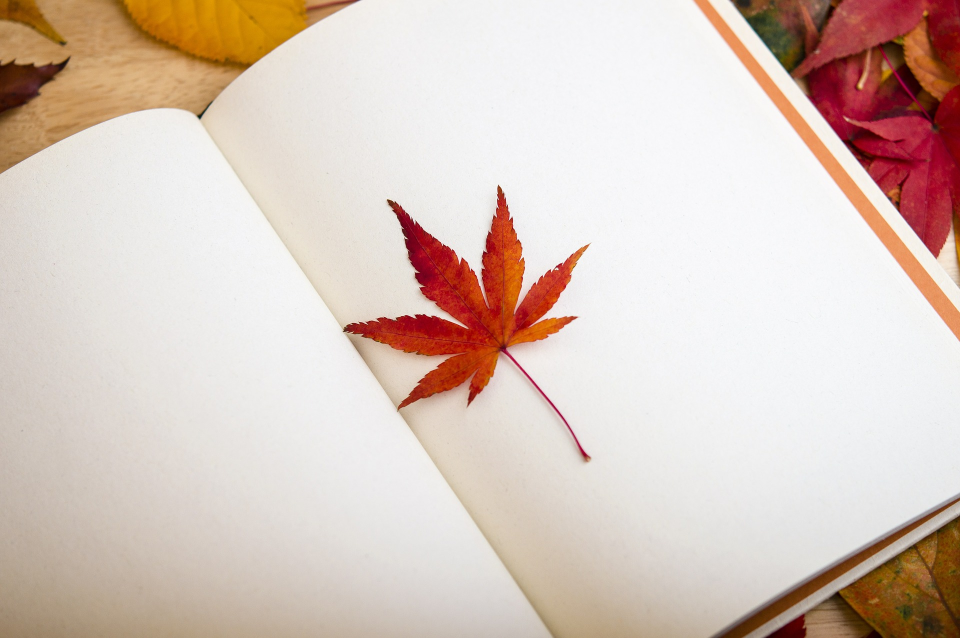
#> input picture workspaces/kit_vision/src/_chapter07/book.jpg, 1920 x 1276 px (shown at 1/2 size); the run also reads 2 pictures not shown here
$ jupyter execute chapter07.ipynb
#> lines starting #> are read from the running program, lines starting #| are printed output that depends on the picture; after the words box and inside, x2 and y2 are one past the last pixel; in counts of white or black regions, pixels touching at a corner belong together
[cell 1]
# 캐니 엣지 p.299
import numpy as np
import cv2

# "book.jpg" 이미지를 흑백 모드로 읽어옵니다.
src = cv2.imread("book.jpg", cv2.IMREAD_GRAYSCALE)
#> src: shape (1276, 1920); min 5, max 255, mean 203.9

# Canny 엣지 감지 알고리즘을 사용하여 엣지를 검출합니다.
# - 첫 번째 인자(src): 입력 이미지, 흑백 이미지로 변환된 것
# - 두 번째 인자(100): 엣지를 검출하기 위한 최소 임계값
# - 세 번째 인자(200): 엣지를 검출하기 위한 최대 임계값
# - apertureSize: 엣지 검출에 사용되는 Sobel 연산 커널 크기
# - L2gradient: True로 설정하면 L2 노름을 사용하고, False로 설정하면 L1 노름을 사용합니다.
dst = cv2.Canny(src, 100, 200, apertureSize=3, L2gradient=True)
#> dst: shape (1276, 1920); 0.55% white in thin lines or dots

# 새로운 창을 생성하고 창의 크기를 조정합니다.
cv2.namedWindow("dst", flags=cv2.WINDOW_FREERATIO)
cv2.resizeWindow("dst", 1024, 768)

# "dst" 창에 엣지 이미지를 표시합니다.
cv2.imshow("dst", dst)

# 사용자가 키보드 입력을 기다립니다. 아무 키를 누를 때까지 창이 열려 있습니다.
cv2.waitKey(0)

# 모든 창을 닫습니다.
cv2.destroyAllWindows()

[cell 2]
# 윤곽선 검출 p.309
import cv2

# "chess.png" 이미지를 읽어옵니다.
src = cv2.imread("chess.png")
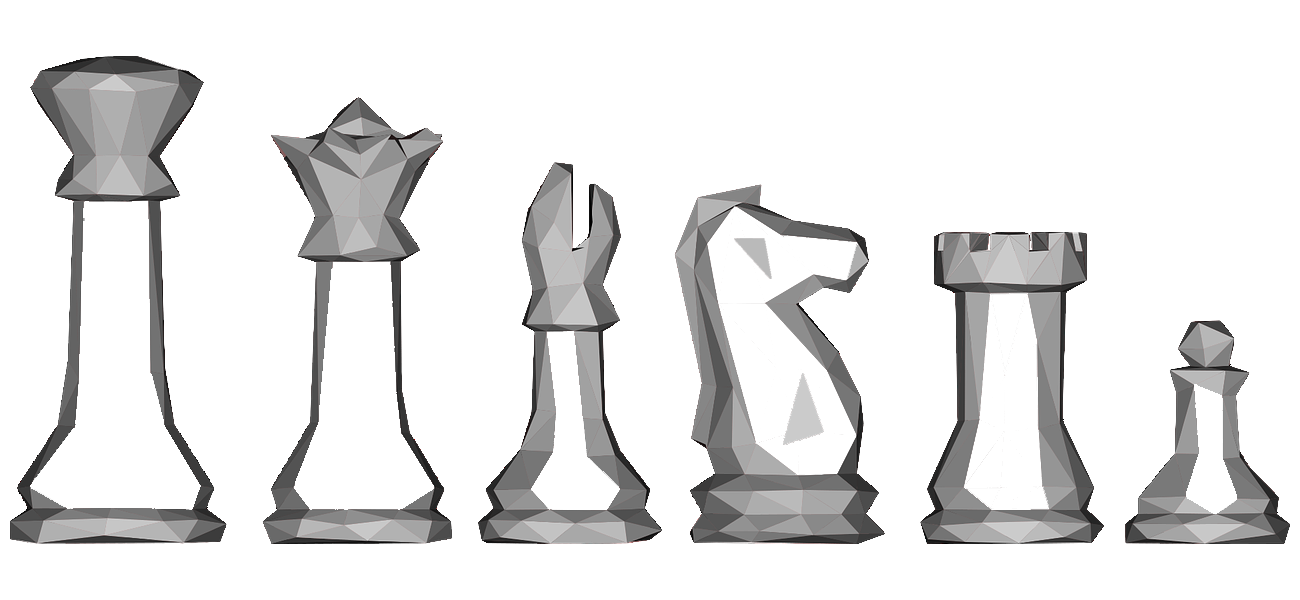
#> input picture workspaces/kit_vision/src/_chapter07/chess.png, 1300 x 600 px
#> src is the input picture: shape (600, 1300, 3); mean B, G, R 227.5, 227.5, 227.6

# 입력 이미지를 복제하여 dst에 저장합니다.
dst = src.copy()

# MORPH_RECT 구조 요소를 생성합니다. 이것은 모폴로지 연산에 사용됩니다.
kernel = cv2.getStructuringElement(cv2.MORPH_RECT, (3, 3))

# 입력 이미지를 흑백 이미지로 변환합니다.
gray = cv2.cvtColor(src, cv2.COLOR_RGB2GRAY)

# 임계값을 설정하여 이진 이미지를 생성합니다.
# 이진 이미지는 검출하려는 객체를 흰색으로 나타냅니다.
ret, binary = cv2.threshold(gray, 230, 255, cv2.THRESH_BINARY)
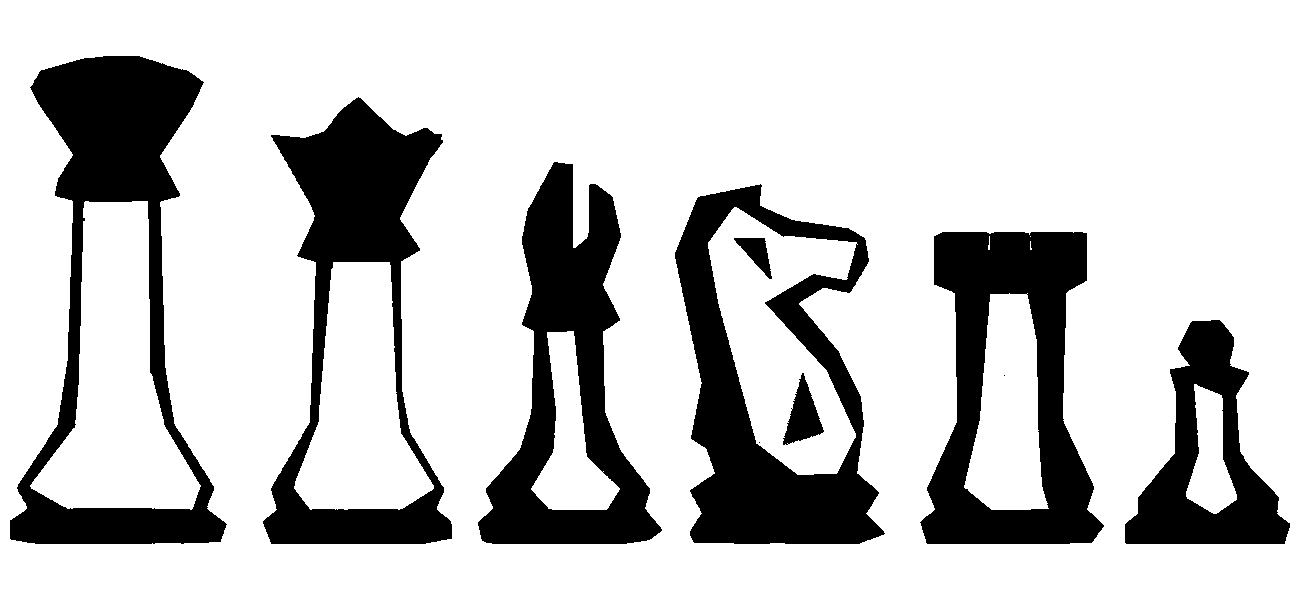
#> binary: shape (600, 1300); 78.3% white; 10 black regions (2 under 20 px), largest, box (x1, y1, x2, y2) and area: (10, 56, 227, 544) 33519, (675, 184, 885, 544) 31717, (263, 97, 452, 544) 28906

# 모폴로지 연산을 수행하여 객체를 닫고, 노이즈를 제거합니다.
morp = cv2.morphologyEx(binary, cv2.MORPH_CLOSE, kernel, iterations=2)
#> morp: shape (600, 1300); 78.4% white; 8 black regions, largest, box (x1, y1, x2, y2) and area: (10, 56, 226, 544) 33486, (675, 185, 883, 544) 31683, (921, 232, 1102, 544) 28877

# 객체를 반전시켜서 검출된 객체를 흰색으로 유지합니다.
image = cv2.bitwise_not(morp)
#> image: shape (600, 1300); 21.6% white; 8 white regions

# 객체의 외곽을 찾아내고 외곽선을 contours에 저장합니다.
contours, hierarchy = cv2.findContours(image, cv2.RETR_TREE, cv2.CHAIN_APPROX_NONE)
#> contours = 14 contours; largest, box (x1, y1, x2, y2) and area: (10, 56, 226, 544) 59939, (675, 185, 883, 544) 53416, (264, 98, 452, 544) 49056, (921, 232, 1102, 544) 40862, (479, 163, 661, 544) 34812

# 검출된 객체의 외곽에 빨간색 선을 그리고, 번호를 표시합니다.
for i in range(len(contours)):
    cv2.drawContours(dst, contours, -1, (0, 0, 255), 3)  # 빨간색 외곽선 그리기
    cv2.putText(dst, str(i), tuple(contours[i][0][0]), cv2.FONT_HERSHEY_COMPLEX, 1.3, (255, 0, 0), 1)  # 번호 표시
    print(i, hierarchy[0][i])  # 객체 번호와 계층 정보 출력
#> this loop made 14 passes
#| 0 [ 2 -1  1 -1]
#| 1 [-1 -1 -1  0]
#| 2 [ 4  0  3 -1]
#| 3 [-1 -1 -1  2]
#| 4 [ 8  2  5 -1]
#| 5 [-1 -1  6  4]
#| 6 [ 7 -1 -1  5]
#| 7 [-1  6 -1  5]
#> (further printed lines are left out)
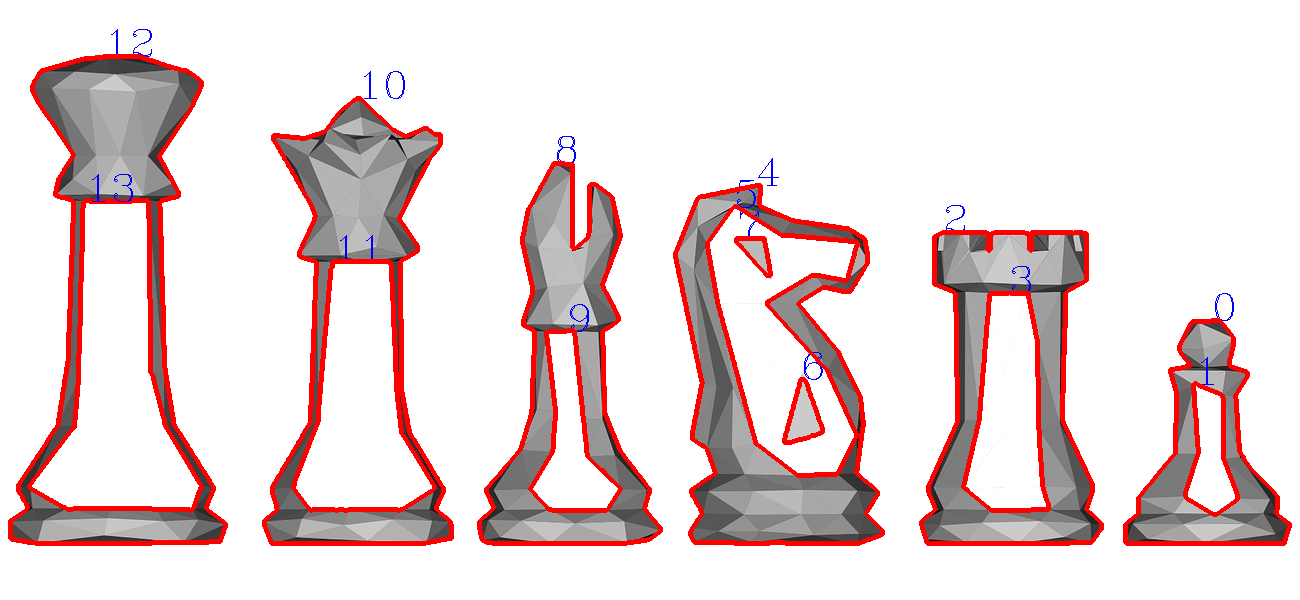
#> dst: shape (600, 1300, 3); 6.65% of pixels changed, all inside (x1, y1, x2, y2) = (8, 29, 1292, 546)

# 결과 이미지를 "dst" 창에 표시하고 사용자 입력을 대기합니다.
cv2.imshow("dst", dst)
cv2.waitKey(0)

# 창을 닫습니다.
cv2.destroyAllWindows()

[cell 3]
# 다각형 근사 p.314
import cv2

# "chess.png" 이미지를 읽어옵니다.
src = cv2.imread("chess.png")

# 입력 이미지를 복제하여 dst에 저장합니다.
dst = src.copy()

# MORPH_RECT 구조 요소를 생성합니다. 이것은 모폴로지 연산에 사용됩니다.
kernel = cv2.getStructuringElement(cv2.MORPH_RECT, (3, 3))
#> kernel = [[1, 1, 1], [1, 1, 1], [1, 1, 1]]

# 입력 이미지를 흑백 이미지로 변환합니다.
gray = cv2.cvtColor(src, cv2.COLOR_RGB2GRAY)

# 임계값을 설정하여 이진 이미지를 생성합니다.
# 이진 이미지는 검출하려는 객체를 흰색으로 나타냅니다.
ret, binary = cv2.threshold(gray, 230, 255, cv2.THRESH_BINARY)

# 모폴로지 연산을 수행하여 객체를 닫고, 노이즈를 제거합니다.
morp = cv2.morphologyEx(binary, cv2.MORPH_CLOSE, kernel, iterations=2)

# 객체를 반전시켜서 검출된 객체를 흰색으로 유지합니다.
image = cv2.bitwise_not(morp)

# 객체의 외곽을 찾아내고 외곽선을 contours에 저장합니다.
contours, hierarchy = cv2.findContours(image, cv2.RETR_TREE, cv2.CHAIN_APPROX_NONE)

# 각 객체에 대해 다각형 근사화를 수행하고 다각형 주위에 빨간색 다각형을 그리고 꼭짓점을 파란색 원으로 표시합니다.
for i in contours:
    perimeter = cv2.arcLength(i, True)  # 객체의 둘레 길이 계산
    epsilon = perimeter * 0.05  # 근사화 정확도를 설정 (여기서는 둘레의 5%)
    approx = cv2.approxPolyDP(i, epsilon, True)  # 다각형 근사화 수행
    cv2.drawContours(dst, [approx], 0, (0, 0, 255), 3)  # 빨간색 다각형 그리기
    for j in approx:
        cv2.circle(dst, tuple(j[0]), 3, (255, 0, 0), -1)  # 꼭짓점 표시
#> this loop made 14 passes
#> (perimeter, epsilon, approx) on passes 1, 3, 4, 7, 8, 9, 10, 11, 12, 13: (736.6, 36.83, [[1219, 320], [1126, 543], [1284, 543]]), (1086.3, 54.31, [[942, 232], [926, 542], [1091, 542], [1086, 233]]), (565.5, 28.27, [[990, 293], [1028, 293], [1048, 509], [963, 487]]), (176.2, 8.81, [[804, 379], [784, 442], [822, 432]]), (121.5, 6.07, [[736, 238], [770, 275], [764, 238]]), (1213.5, 60.68, [[553, 163], [480, 534], [646, 540]]), (493, 24.65, [[547, 331], [574, 331], [606, 510], [530, 489]]), (1333.7, 66.69, [[273, 135], [271, 543], [451, 538], [440, 134]]), (709.8, 35.49, [[333, 261], [391, 265], [434, 485], [293, 488]]), (1474.5, 73.72, [[41, 70], [10, 538], [220, 541], [201, 81]])
#> (perimeter, epsilon) on passes 2, 5, 6: (330.3, 16.52), (1212, 60.6), (854.6, 42.73)
#> dst: shape (600, 1300, 3); 6.18% of pixels changed, all inside (x1, y1, x2, y2) = (7, 67, 1288, 547)

# 결과 이미지를 "dst" 창에 표시하고 사용자 입력을 대기합니다.
cv2.imshow("dst", dst)
cv2.waitKey(0)

# 창을 닫습니다.
cv2.destroyAllWindows()

[cell 4]
# 코너 검출 p.328
import cv2

# "dummy.jpg" 이미지를 읽어옵니다.
src = cv2.imread("dummy.jpg")

# 입력 이미지를 복제하여 dst에 저장합니다.
dst = src.copy()

# 입력 이미지를 흑백 이미지로 변환합니다.
gray = cv2.cvtColor(src, cv2.COLOR_RGB2GRAY)
#> gray: shape (1280, 1920)

# 흑백 이미지에서 코너(특징점)를 검출합니다.
# - corners: 검출된 코너 좌표
# - 100: 검출할 코너의 최대 개수
# - 0.01: 코너 검출 임계값
# - 5: 코너 간 최소 유효 거리
# - blockSize: 코너 검출에 사용되는 블록 크기
# - useHarrisDetector: Harris 코너 검출 방법 사용 여부
# - k: Harris 검출 방법에서의 k 값
corners = cv2.goodFeaturesToTrack(gray, 100, 0.01, 5, blockSize=3, useHarrisDetector=True, k=0.03)
#> corners = 30 rows, first 8: [388, 720], [1749, 549], [1577, 833], [703, 734], [149, 395], [1258, 803], [805, 740], [929, 694]

# 검출된 코너 위치에 큰 파란색 원을 그립니다.
for i in corners:
    cv2.circle(dst, tuple(map(int, i[0])), 10, (255, 0, 0), cv2.FILLED)
#> this loop made 30 passes
#> i on passes 1 to 12: [[388, 720]], [[1749, 549]], [[1577, 833]], [[703, 734]], [[149, 395]], [[1258, 803]], [[805, 740]], [[929, 694]], [[383, 713]], [[220, 427]], [[1058, 711]], [[1752, 534]]
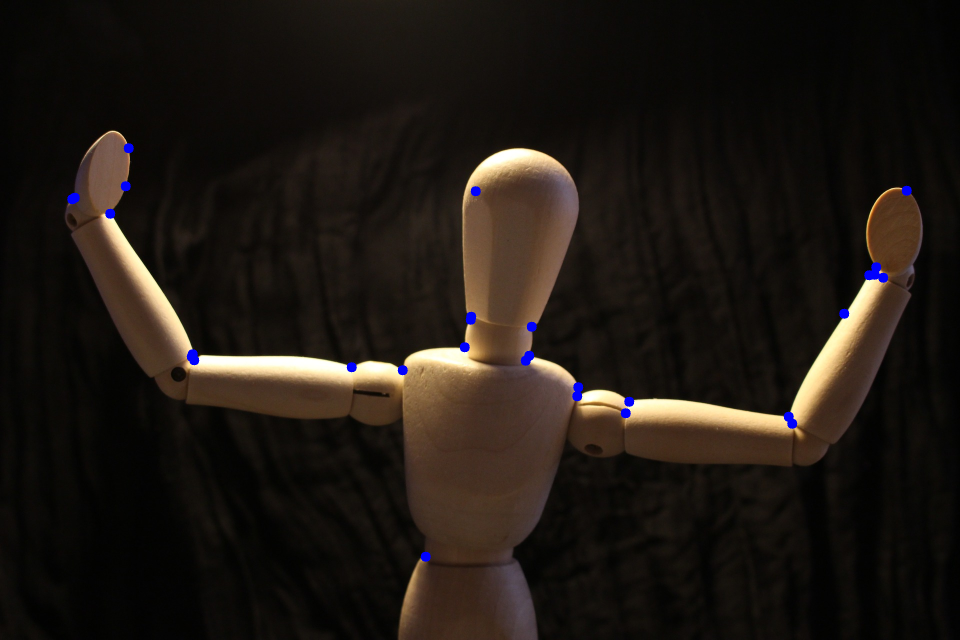
#> dst: shape (1280, 1920, 3) (shown at 1/2 size); mean B, G, R 19.1, 24.7, 31

# 코너 위치를 미세하게 조정합니다.
criteria = (cv2.TERM_CRITERIA_MAX_ITER + cv2.TERM_CRITERIA_EPS, 30, 0.001)
#> criteria = (3, 30, 0.001)
cv2.cornerSubPix(gray, corners, (5, 5), (-1, -1), criteria)

# 조정된 코너 위치에 작은 빨간색 원을 그립니다.
for i in corners:
    cv2.circle(dst, tuple(map(int, i[0])), 5, (0, 0, 255), cv2.FILLED)
#> this loop made 30 passes
#> i on passes 1 to 12: [[388.2, 721.3]], [[1749.9, 549.8]], [[1577.7, 834.5]], [[703.4, 734.9]], [[149.8, 393.1]], [[1258.3, 803.4]], [[806.1, 742]], [[930.5, 695.5]], [[381.6, 713.4]], [[219.9, 425.6]], [[1056.4, 711.3]], [[1751.5, 532.3]]
#> dst: shape (1280, 1920, 3); 0.1% of pixels changed, all inside (x1, y1, x2, y2) = (139, 290, 1819, 1117)

# 결과 이미지를 "dst" 창에 표시하고 사용자 입력을 대기합니다.
cv2.namedWindow("dst", flags=cv2.WINDOW_FREERATIO)
cv2.resizeWindow("dst", 1024, 768)
cv2.imshow("dst", dst)
cv2.waitKey(0)

# 창을 닫습니다.
cv2.destroyAllWindows()

[cell 5]
# 직선 검출 p.336
import numpy as np
import cv2

# "card.jpg" 이미지를 읽어옵니다.
src = cv2.imread("card.jpg")
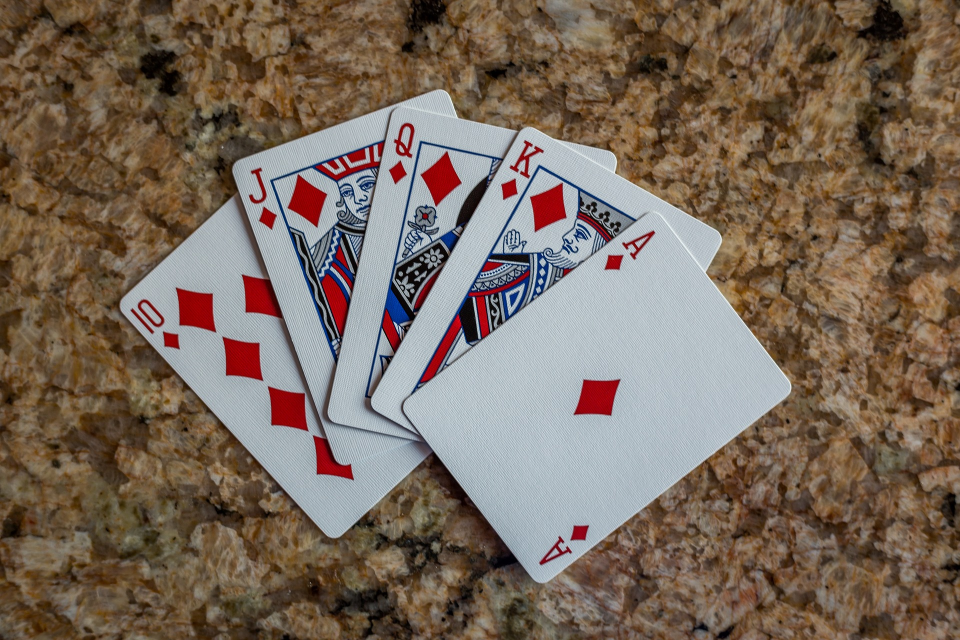
#> input picture workspaces/kit_vision/src/_chapter07/card.jpg, 1920 x 1280 px (shown at 1/2 size)
#> src is the input picture: shape (1280, 1920, 3); mean B, G, R 91.9, 105.5, 121.5

# 입력 이미지를 복제하여 dst에 저장합니다.
dst = src.copy()

# 직선 검출을 위한 커널 생성
kernel = cv2.getStructuringElement(cv2.MORPH_RECT, (3, 3), (-1, -1))

# 입력 이미지를 흑백 이미지로 변환합니다.
gray = cv2.cvtColor(src, cv2.COLOR_BGR2GRAY)

# 흑백 이미지를 이진 이미지로 변환합니다.
# 임계값을 150으로 설정하여 이진화합니다.
_, binary = cv2.threshold(gray, 150, 255, cv2.THRESH_BINARY)
#> binary: shape (1280, 1920); 25.2% white; 753 white regions (600 under 20 px), largest, box (x1, y1, x2, y2) and area: (742, 253, 1583, 1167) 352012, (241, 400, 845, 1076) 110017, (465, 179, 1034, 879) 98145

# 이진 이미지에 모폴로지 연산을 수행하여 노이즈를 제거합니다.
morp = cv2.dilate(binary, kernel)
#> morp: shape (1280, 1920); 27.4% white; 295 white regions (129 under 20 px), largest, box (x1, y1, x2, y2) and area: (741, 252, 1584, 1168) 384701, (240, 178, 1035, 1077) 224688, (792, 286, 986, 528) 16722
morp = cv2.erode(morp, kernel, iterations=3)
#> morp: shape (1280, 1920); 23% white; 143 white regions (98 under 20 px), largest, box (x1, y1, x2, y2) and area: (744, 255, 1581, 1164) 338259, (243, 404, 841, 1073) 104217, (468, 181, 1028, 876) 89563
morp = cv2.dilate(morp, kernel, iterations=2)
#> morp: shape (1280, 1920); 25.1% white; 101 white regions, largest, box (x1, y1, x2, y2) and area: (742, 253, 1583, 1166) 352984, (241, 402, 843, 1075) 113469, (466, 179, 1030, 879) 100421

# Canny 엣지 검출을 수행하여 엣지 이미지 생성
canny = cv2.Canny(morp, 0, 0, apertureSize=3, L2gradient=True)
#> canny: shape (1280, 1920); 0.89% white in thin lines or dots, all inside (x1, y1, x2, y2) = (240, 178, 1852, 1168)

# 허프 변환을 사용하여 직선 검출
lines = cv2.HoughLines(canny, 1, np.pi/180, 140, srn=50, stn=10, min_theta=0, max_theta=np.pi/2)
#> lines = 13 rows, first 8: [812, 0.209], [878, 0.209], [1036, 0.506], [1593, 0.908], [1100, 0.506], [1130, 0.908], [884, 0.209], [465, 1.22]

# 검출된 직선을 이미지에 그리고, 직선의 끝점과 중심을 원으로 표시합니다.
for i in lines:
    rho, theta = i[0][0], i[0][1]
    a, b = np.cos(theta), np.sin(theta)
    x0, y0 = int(a * rho), int(b * rho)

    scale = src.shape[0] + src.shape[1]

    x1 = int(x0 + scale * -b)
    y1 = int(y0 + scale * a)
    x2 = int(x0 - scale * -b)
    y2 = int(y0 - scale * a)

    # 직선을 그리고 중심을 원으로 표시
    cv2.line(dst, (x1, y1), (x2, y2), (0, 255, 255), 2)
    cv2.circle(dst, (x0, y0), 3, (255, 0, 0), 5, cv2.FILLED)
#> this loop made 13 passes
#> (rho, theta, a, b, x0, y0, x1, y1) on passes 1 to 12: (812, 0.209, 0.978, 0.208, 794, 168, 128, 3298), (878, 0.209, 0.978, 0.208, 858, 182, 192, 3312), (1036, 0.506, 0.875, 0.485, 906, 502, -645, 3300), (1593, 0.908, 0.616, 0.788, 980, 1255, -1541, 3225), (1100, 0.506, 0.875, 0.485, 962, 533, -589, 3331), (1130, 0.908, 0.616, 0.788, 695, 890, -1826, 2860), (884, 0.209, 0.978, 0.208, 864, 183, 198, 3313), (465, 1.22, 0.342, 0.94, 159, 436, -2848, 1530), (887, 0.227, 0.974, 0.225, 864, 199, 144, 3316), (604, 0.82, 0.682, 0.731, 411, 441, -1929, 2623), (1132, 0.908, 0.616, 0.788, 696, 892, -1825, 2862), (1251, 0.838, 0.669, 0.743, 837, 929, -1541, 3070)
#> dst: shape (1280, 1920, 3); 2.26% of pixels changed, all inside (x1, y1, x2, y2) = (0, 0, 1920, 1280)

# 결과 이미지를 "dst" 창에 표시하고 사용자 입력을 대기합니다.
cv2.namedWindow("dst", flags=cv2.WINDOW_FREERATIO)
cv2.resizeWindow("dst", 1024, 768)
cv2.imshow("dst", dst)
cv2.waitKey(0)

# 창을 닫습니다.
cv2.destroyAllWindows()

[cell 6]
# 원 검출 p.343
import cv2

# "colorball.png" 이미지를 읽어옵니다.
src = cv2.imread("colorball.png")

# 입력 이미지를 복제하여 dst에 저장합니다.
dst = src.copy()

# 입력 이미지를 흑백 이미지로 변환합니다.
image = cv2.cvtColor(src, cv2.COLOR_BGR2GRAY)
#> image: shape (1281, 1920)

# Hough Circle 검출을 사용하여 이미지에서 원을 검출합니다.
# - cv2.HOUGH_GRADIENT: 원을 검출하기 위한 메소드로 그라디언트 방법을 사용
# - 1: 입력 이미지와 출력 이미지의 해상도 비율
# - 100: 물체 중심 사이의 최소 거리
# - param1=100: Canny 엣지 검출의 임계값 상한
# - param2=35: 원 검출의 임계값 (작을수록 더 많은 원 검출, 높을수록 정확한 원 검출)
# - minRadius=80: 원의 최소 반지름
# - maxRadius=120: 원의 최대 반지름
circles = cv2.HoughCircles(image, cv2.HOUGH_GRADIENT, 1, 100, param1=100, param2=35, minRadius=80, maxRadius=120)
#> circles = [[1492.5, 544.5, 82.1], [991.5, 541.5, 86.5], [205.5, 549.5, 84.2], [467.5, 544.5, 84.3]]

# 검출된 원 주위에 흰색 원을 그립니다.
if circles is not None:
    circles = circles[0]  # circles 배열에서 원 정보 추출
    for i in circles:
        center = (int(i[0]), int(i[1]))  # 원의 중심 좌표
        radius = int(i[2])  # 원의 반지름
        cv2.circle(dst, center, radius, (255, 255, 255), 5)
#> this loop made 4 passes
#> (i, center, radius) on passes 1 to 4: ([1492.5, 544.5, 82.1], (1492, 544), 82), ([991.5, 541.5, 86.5], (991, 541), 86), ([205.5, 549.5, 84.2], (205, 549), 84), ([467.5, 544.5, 84.3], (467, 544), 84)
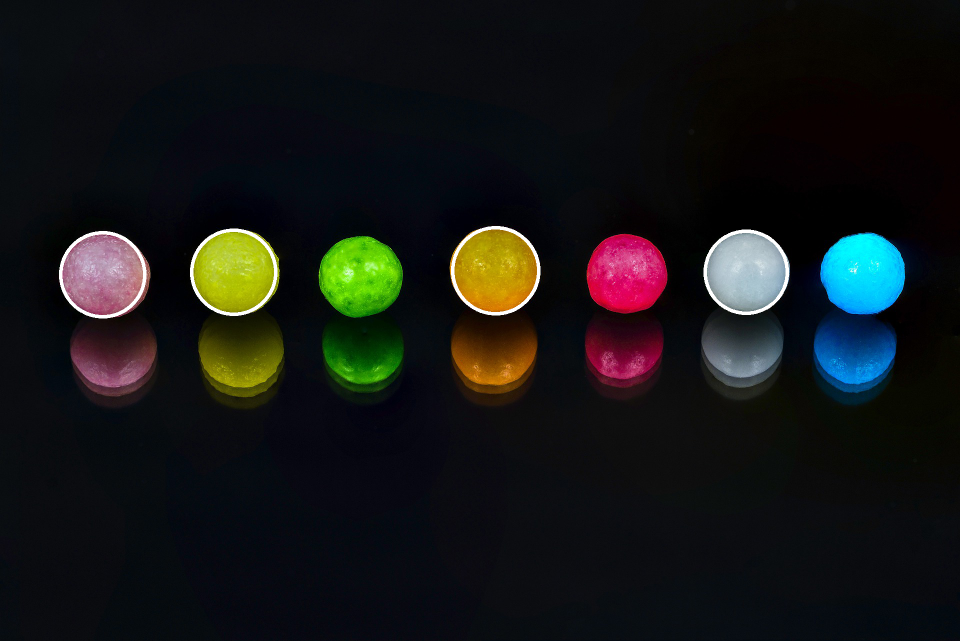
#> dst: shape (1281, 1920, 3) (shown at 1/2 size); mean B, G, R 21.4, 22.3, 20.7

# 결과 이미지를 "dst" 창에 표시하고 사용자 입력을 대기합니다.
cv2.namedWindow("dst", flags=cv2.WINDOW_FREERATIO)
cv2.resizeWindow("dst", 1024, 768)
cv2.imshow("dst", dst)
cv2.waitKey(0)

# 창을 닫습니다.
cv2.destroyAllWindows()
